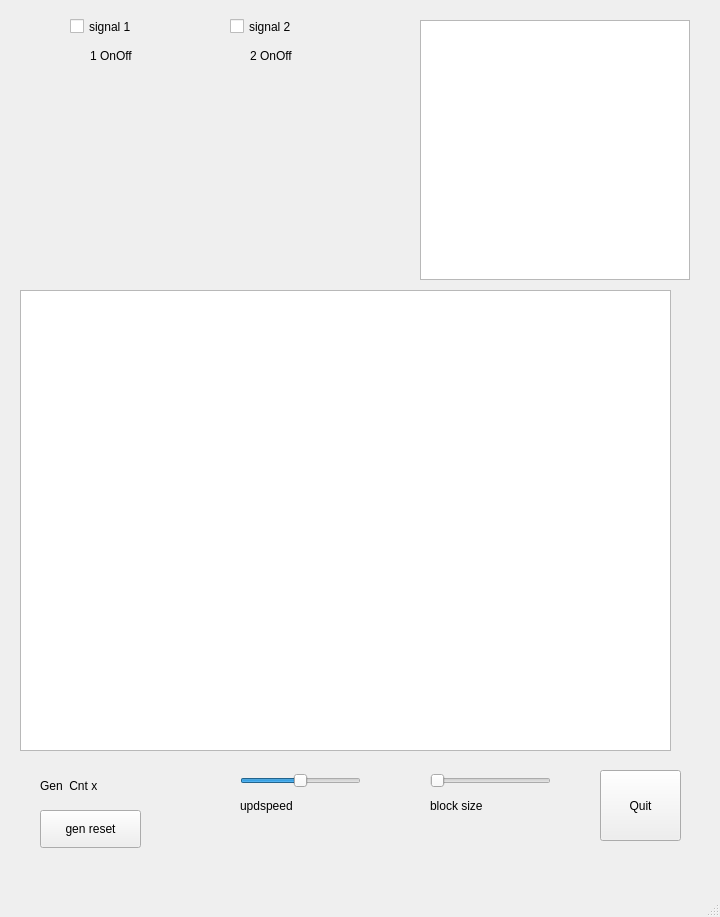
<?xml version="1.0" encoding="UTF-8"?>
<ui version="4.0">
 <class>MainWindow</class>
 <widget class="QMainWindow" name="MainWindow">
  <property name="geometry">
   <rect>
    <x>0</x>
    <y>0</y>
    <width>720</width>
    <height>917</height>
   </rect>
  </property>
  <property name="windowTitle">
   <string>MainWindow</string>
  </property>
  <widget class="QWidget" name="centralwidget">
   <widget class="QGraphicsView" name="graphicsView">
    <property name="geometry">
     <rect>
      <x>420</x>
      <y>20</y>
      <width>270</width>
      <height>260</height>
     </rect>
    </property>
   </widget>
   <widget class="QPushButton" name="pushButton">
    <property name="geometry">
     <rect>
      <x>600</x>
      <y>770</y>
      <width>81</width>
      <height>71</height>
     </rect>
    </property>
    <property name="text">
     <string>Quit</string>
    </property>
   </widget>
   <widget class="QSlider" name="SliderUpdateSpeed">
    <property name="geometry">
     <rect>
      <x>240</x>
      <y>770</y>
      <width>121</width>
      <height>21</height>
     </rect>
    </property>
    <property name="minimum">
     <number>0</number>
    </property>
    <property name="maximum">
     <number>100</number>
    </property>
    <property name="value">
     <number>50</number>
    </property>
    <property name="sliderPosition">
     <number>50</number>
    </property>
    <property name="orientation">
     <enum>Qt::Horizontal</enum>
    </property>
    <property name="invertedAppearance">
     <bool>false</bool>
    </property>
    <property name="invertedControls">
     <bool>false</bool>
    </property>
   </widget>
   <widget class="QLabel" name="labelUpdspeed">
    <property name="geometry">
     <rect>
      <x>240</x>
      <y>790</y>
      <width>121</width>
      <height>31</height>
     </rect>
    </property>
    <property name="text">
     <string>updspeed</string>
    </property>
   </widget>
   <widget class="QLabel" name="labelOut1">
    <property name="geometry">
     <rect>
      <x>90</x>
      <y>40</y>
      <width>71</width>
      <height>31</height>
     </rect>
    </property>
    <property name="text">
     <string>1 OnOff</string>
    </property>
   </widget>
   <widget class="QLabel" name="labelOut2">
    <property name="geometry">
     <rect>
      <x>250</x>
      <y>40</y>
      <width>71</width>
      <height>31</height>
     </rect>
    </property>
    <property name="text">
     <string>2 OnOff</string>
    </property>
   </widget>
   <widget class="QCheckBox" name="checkBox1">
    <property name="geometry">
     <rect>
      <x>70</x>
      <y>10</y>
      <width>101</width>
      <height>33</height>
     </rect>
    </property>
    <property name="styleSheet">
     <string notr="true">font: 75 16pt &quot;PibotoLt&quot;;</string>
    </property>
    <property name="text">
     <string>signal 1</string>
    </property>
   </widget>
   <widget class="QCheckBox" name="checkBox2">
    <property name="geometry">
     <rect>
      <x>230</x>
      <y>10</y>
      <width>101</width>
      <height>33</height>
     </rect>
    </property>
    <property name="text">
     <string>signal 2</string>
    </property>
   </widget>
   <widget class="QLabel" name="labelGen">
    <property name="geometry">
     <rect>
      <x>40</x>
      <y>770</y>
      <width>111</width>
      <height>31</height>
     </rect>
    </property>
    <property name="text">
     <string>Gen  Cnt x</string>
    </property>
   </widget>
   <widget class="QLabel" name="labelBlocksize">
    <property name="geometry">
     <rect>
      <x>430</x>
      <y>790</y>
      <width>121</width>
      <height>31</height>
     </rect>
    </property>
    <property name="text">
     <string>block size</string>
    </property>
   </widget>
   <widget class="QSlider" name="SliderBlocksize">
    <property name="geometry">
     <rect>
      <x>430</x>
      <y>770</y>
      <width>121</width>
      <height>21</height>
     </rect>
    </property>
    <property name="minimum">
     <number>1</number>
    </property>
    <property name="maximum">
     <number>10</number>
    </property>
    <property name="pageStep">
     <number>2</number>
    </property>
    <property name="value">
     <number>1</number>
    </property>
    <property name="sliderPosition">
     <number>1</number>
    </property>
    <property name="orientation">
     <enum>Qt::Horizontal</enum>
    </property>
    <property name="invertedAppearance">
     <bool>false</bool>
    </property>
    <property name="invertedControls">
     <bool>false</bool>
    </property>
   </widget>
   <widget class="QPushButton" name="btnGenReset">
    <property name="geometry">
     <rect>
      <x>40</x>
      <y>810</y>
      <width>101</width>
      <height>38</height>
     </rect>
    </property>
    <property name="text">
     <string>gen reset</string>
    </property>
   </widget>
   <widget class="QTableWidget" name="tableWidget">
    <property name="geometry">
     <rect>
      <x>20</x>
      <y>290</y>
      <width>651</width>
      <height>461</height>
     </rect>
    </property>
   </widget>
  </widget>
  <widget class="QMenuBar" name="menubar">
   <property name="geometry">
    <rect>
     <x>0</x>
     <y>0</y>
     <width>720</width>
     <height>34</height>
    </rect>
   </property>
  </widget>
  <widget class="QStatusBar" name="statusbar"/>
 </widget>
 <resources/>
 <connections/>
</ui>
